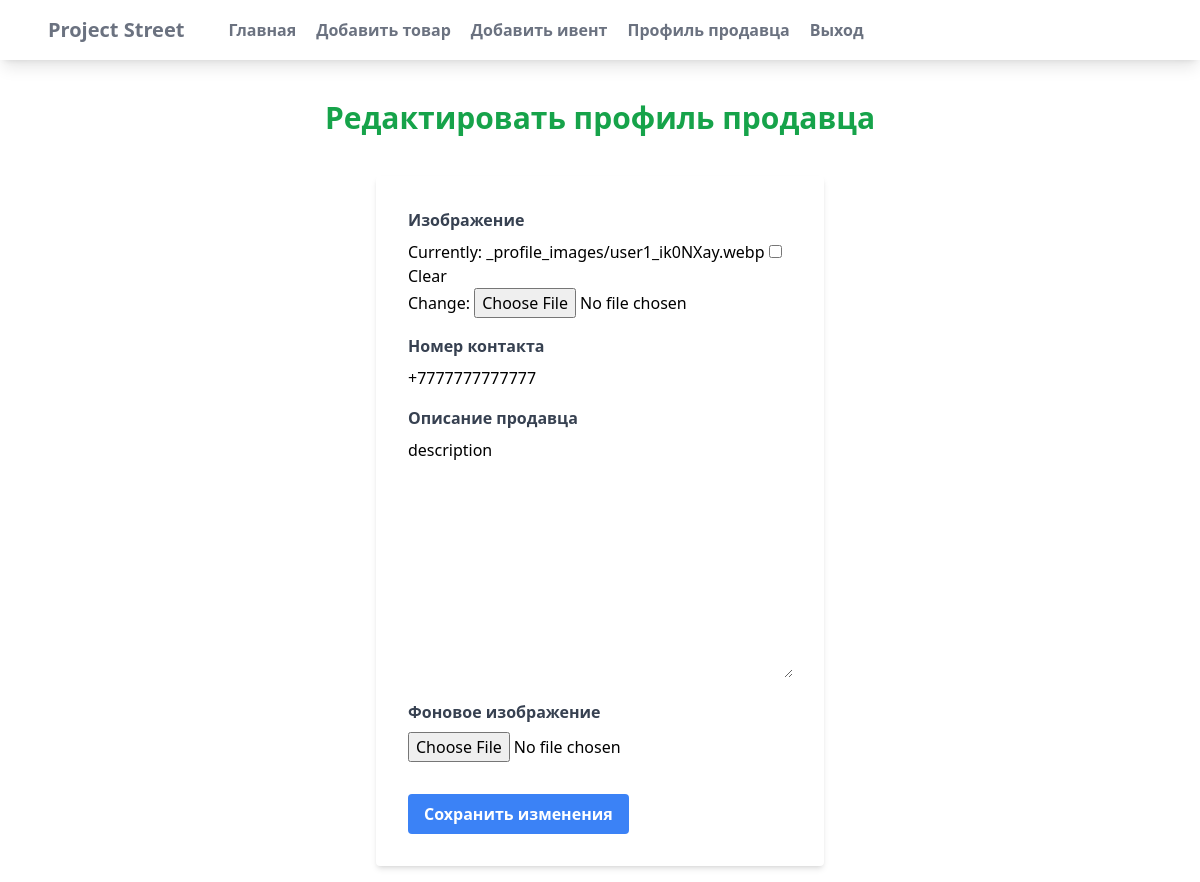
The page /users/edit_seller_profile/1/ (signed in) on the database as committed earlier.
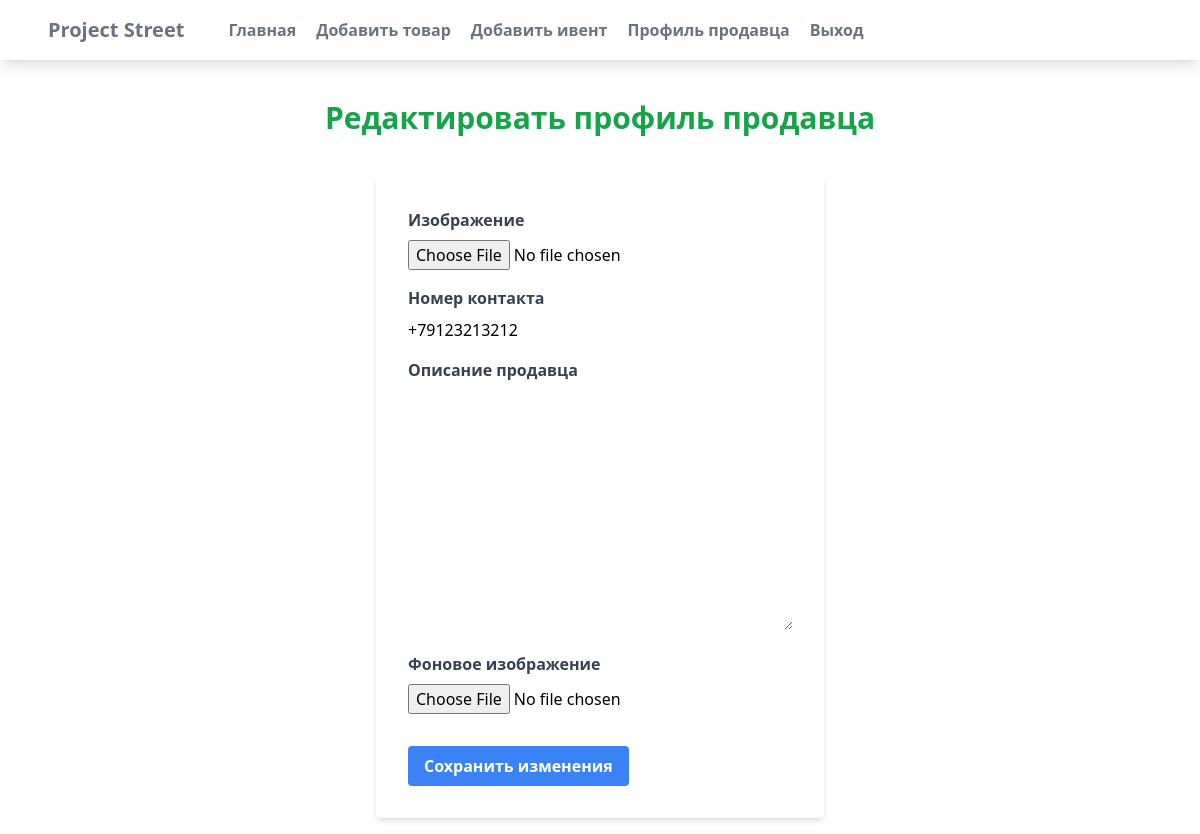
The same page on the database as committed later.
### users/models.py (models this page shows, shortened)
class SellerProfile(models.Model):
    user = models.OneToOneField(settings.AUTH_USER_MODEL, on_delete=models.CASCADE)
    image = models.ImageField(blank=True, upload_to='_profile_images')
    contact_number = models.CharField(max_length=30, default='+79123213212')
    seller_description = models.TextField(blank=True)
    background_image = models.ImageField(blank=True, upload_to='_background_images')

### users/views.py (the view)
# urls.py: path('edit_seller_profile/<int:user_id>/', edit_seller_profile, name='edit_seller_profile'),
@login_required
def edit_seller_profile(request, user_id=None):
    user = request.user
    try:
        seller_profile = SellerProfile.objects.get(user=user)
    except SellerProfile.DoesNotExist:
        seller_profile = None
    if request.method == "POST":
        form = SellerProfileForm(request.POST, request.FILES, instance=seller_profile)
        if form.is_valid():
            seller_profile = form.save(commit=False)
            seller_profile.user = user
            seller_profile.save()
            return redirect('users:sellerprofile', user_id=request.user.id)
    else:
        form = SellerProfileForm(instance=seller_profile)
    context = {
        'form': form,
        'seller_profile': seller_profile,
    }
    return render(request, 'users/edit_seller_profile.html', context)

### users/forms.py
class SellerProfileForm(forms.ModelForm):
    class Meta:
        model = SellerProfile
        fields = ['image', 'contact_number', 'seller_description', 'background_image']

### users/templates/users/edit_seller_profile.html (shortened to what this page needs)
{% extends 'myapp/base.html' %}
{% block content %}
<div class="container mx-auto mt-10">
    <h1 class="text-3xl text-center font-bold mt-20 mb-10 text-green-600">Редактировать профиль продавца</h1>
    <form method="post" enctype="multipart/form-data" class="max-w-md mx-auto bg-white shadow-md rounded px-8 py-8 mb-4">
        <div class="mb-4">
            <label class="block text-gray-700 text-md font-bold mb-2" for="id_image">Изображение</label>
            {{ form.image }}
        </div>
        <div class="mb-4">
            <label class="block text-gray-700 text-md font-bold mb-2" for="id_contact_number">Номер контакта</label>
            {{ form.contact_number }}
        </div>
        <div class="mb-4">
            <label class="block text-gray-700 text-md font-bold mb-2" for="id_seller_description">Описание продавца</label>
            {{ form.seller_description }}
        </div>
        <div class="mb-4">
            <label class="block text-gray-700 text-md font-bold mb-2" for="id_background_image">Фоновое изображение</label>
            {{ form.background_image }}
        </div>
        <button type="submit" class="bg-blue-500 hover:bg-blue-700 text-white font-bold py-2 px-4 rounded mt-4 focus:outline-none focus:shadow-outline">Сохранить изменения</button>
    </form>
</div>
{% endblock content %}

### myapp/templates/myapp/base.html (shortened to what this page needs)
<!DOCTYPE html>
{% load static %}
<html lang="en">
<head>
    <link rel="stylesheet" href="{% static 'myapp/styles.css' %}">
</head>
<body>
    {% include "myapp/navbar.html" %}
    {% block content %}
    {% endblock %}
</body>
</html>

### myapp/templates/myapp/navbar.html (shortened to what this page needs)
{% load static %}
<nav class="bg-white shadow-lg -mb-10">
    <div class="max-w-6xl mx-auto px-4">
        <div class="flex justify-between">
            <div class="flex space-x-7">
                <div>
                    <a href="{% url 'myapp:index' %}" class="flex items-center px-2 py-4">
                        <span class="text-gray-500 font-semibold text-xl">Project Street</span>
                    </a>
                </div>
                <div class="items-center flex space-x-1">
                    <a href="{% url 'myapp:index' %}" class="py-4 px-2 text-gray-500 font-semibold {% if request.path == '/' or request.path == '/home/' %}border-b-4 border-black{% endif %}">Главная</a>
                    {% if user.is_authenticated %}
                        {% if user.is_seller %}
                            <a href="{% url 'myapp:add_item' %}" class="py-4 px-2 text-gray-500 font-semibold {% if '/additem/' in request.path %}border-b-4 border-black{% endif %}">Добавить товар</a>
                            <a href="{% url 'myapp:add_event' %}" class="py-4 px-2 text-gray-500 font-semibold {% if '/addevent/' in request.path %}border-b-4 border-black{% endif %}">Добавить ивент</a>
                            <a href="{% url 'users:sellerprofile' user.id %}" class="py-4 px-2 text-gray-500 font-semibold {% if '/users/sellerprofile/' in request.path %}border-b-4 border-black{% endif %}">Профиль продавца</a>
                        {% endif %}
                        <a class="py-4 px-2 text-gray-500 font-semibold {% if '/users/logout/' in request.path %}border-b-4 border-black{% endif %}" href='{% url 'users:logout' %}'>Выход</a>
                    {% else %}
                        <a class="py-4 px-2 text-gray-500 font-semibold {% if '/users/login/' in request.path %}border-b-4 border-black{% endif %}" href='{% url 'users:login' %}'>Вход</a>
                    {% endif %}
                </div>
            </div>
        </div>
    </div>
</nav>

### myapp/static/myapp/styles.css (style rules this page uses)
html, :host { line-height: 1.5; -webkit-text-size-adjust: 100%; -moz-tab-size: 4; -o-tab-size: 4; tab-size: 4; font-family: ui-sans-serif, system-ui, sans-serif, "Apple Color Emoji", "Segoe UI Emoji", "Segoe UI Symbol", "Noto Color Emoji"; font-feature-settings: normal; font-variation-settings: normal; -webkit-tap-highlight-color: transparent; }
body { margin: 0; line-height: inherit; }
h1, h2, h3, h4, h5, h6 { font-size: inherit; font-weight: inherit; }
a { color: inherit; text-decoration: inherit; }
button, input, optgroup, select, textarea { font-family: inherit; font-feature-settings: inherit; font-variation-settings: inherit; font-size: 100%; font-weight: inherit; line-height: inherit; letter-spacing: inherit; color: inherit; margin: 0; padding: 0; }
button, select { text-transform: none; }
button, input:where([type='button']), input:where([type='reset']), input:where([type='submit']) { -webkit-appearance: button; background-color: transparent; background-image: none; }
blockquote, dl, dd, h1, h2, h3, h4, h5, h6, hr, figure, p, pre { margin: 0; }
textarea { resize: vertical; }
input::placeholder, textarea::placeholder { opacity: 1; color: #9ca3af; }
button, [role="button"] { cursor: pointer; }
.container { width: 100%; }
@media (min-width: 640px) { .container { max-width: 640px; } }
@media (min-width: 768px) { .container { max-width: 768px; } }
@media (min-width: 1024px) { .container { max-width: 1024px; } }
.mx-auto { margin-left: auto; margin-right: auto; }
.-mb-10 { margin-bottom: -2.5rem; }
.mb-10 { margin-bottom: 2.5rem; }
.mb-2 { margin-bottom: 0.5rem; }
.mb-4 { margin-bottom: 1rem; }
.mt-10 { margin-top: 2.5rem; }
.mt-20 { margin-top: 5rem; }
.mt-4 { margin-top: 1rem; }
.block { display: block; }
.flex { display: flex; }
.max-w-6xl { max-width: 72rem; }
.max-w-md { max-width: 28rem; }
.items-center { align-items: center; }
.justify-between { justify-content: space-between; }
.space-x-1 > :not([hidden]) ~ :not([hidden]) { --tw-space-x-reverse: 0; margin-right: calc(0.25rem * var(--tw-space-x-reverse)); margin-left: calc(0.25rem * calc(1 - var(--tw-space-x-reverse))); }
.space-x-7 > :not([hidden]) ~ :not([hidden]) { --tw-space-x-reverse: 0; margin-right: calc(1.75rem * var(--tw-space-x-reverse)); margin-left: calc(1.75rem * calc(1 - var(--tw-space-x-reverse))); }
.rounded { border-radius: 0.25rem; }
.bg-blue-500 { --tw-bg-opacity: 1; background-color: rgb(59 130 246 / var(--tw-bg-opacity)); }
.bg-white { --tw-bg-opacity: 1; background-color: rgb(255 255 255 / var(--tw-bg-opacity)); }
.px-2 { padding-left: 0.5rem; padding-right: 0.5rem; }
.px-4 { padding-left: 1rem; padding-right: 1rem; }
.px-8 { padding-left: 2rem; padding-right: 2rem; }
.py-2 { padding-top: 0.5rem; padding-bottom: 0.5rem; }
.py-4 { padding-top: 1rem; padding-bottom: 1rem; }
.py-8 { padding-top: 2rem; padding-bottom: 2rem; }
.text-center { text-align: center; }
.text-3xl { font-size: 1.875rem; line-height: 2.25rem; }
.text-xl { font-size: 1.25rem; line-height: 1.75rem; }
.font-bold { font-weight: 700; }
.font-semibold { font-weight: 600; }
.text-gray-500 { --tw-text-opacity: 1; color: rgb(107 114 128 / var(--tw-text-opacity)); }
.text-gray-700 { --tw-text-opacity: 1; color: rgb(55 65 81 / var(--tw-text-opacity)); }
.text-green-600 { --tw-text-opacity: 1; color: rgb(22 163 74 / var(--tw-text-opacity)); }
.text-white { --tw-text-opacity: 1; color: rgb(255 255 255 / var(--tw-text-opacity)); }
.shadow-lg { --tw-shadow: 0 10px 15px -3px rgb(0 0 0 / 0.1), 0 4px 6px -4px rgb(0 0 0 / 0.1); --tw-shadow-colored: 0 10px 15px -3px var(--tw-shadow-color), 0 4px 6px -4px var(--tw-shadow-color); box-shadow: var(--tw-ring-offset-shadow, 0 0 #0000), var(--tw-ring-shadow, 0 0 #0000), var(--tw-shadow); }
.shadow-md { --tw-shadow: 0 4px 6px -1px rgb(0 0 0 / 0.1), 0 2px 4px -2px rgb(0 0 0 / 0.1); --tw-shadow-colored: 0 4px 6px -1px var(--tw-shadow-color), 0 2px 4px -2px var(--tw-shadow-color); box-shadow: var(--tw-ring-offset-shadow, 0 0 #0000), var(--tw-ring-shadow, 0 0 #0000), var(--tw-shadow); }

Rows that differ between the two databases and show on the page:
removed SellerProfile: contact_number "+7777777777777", seller_description "description"
Other text that changed with them:
form field contact_number: (not shown) → "+79123213212"
form field image: "☐" → (not shown)
text no longer shown: "Currently: _profile_images/user1_ik0NXay.webp Clear Change:"
